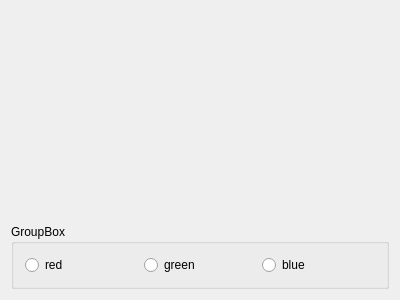
<?xml version="1.0" encoding="UTF-8"?>
<ui version="4.0">
 <class>Widget</class>
 <widget class="QWidget" name="Widget">
  <property name="geometry">
   <rect>
    <x>0</x>
    <y>0</y>
    <width>400</width>
    <height>300</height>
   </rect>
  </property>
  <property name="windowTitle">
   <string>Widget</string>
  </property>
  <layout class="QVBoxLayout" name="verticalLayout">
   <item>
    <spacer name="verticalSpacer">
     <property name="orientation">
      <enum>Qt::Vertical</enum>
     </property>
     <property name="sizeHint" stdset="0">
      <size>
       <width>20</width>
       <height>40</height>
      </size>
     </property>
    </spacer>
   </item>
   <item>
    <widget class="QGroupBox" name="groupBox">
     <property name="title">
      <string>GroupBox</string>
     </property>
     <layout class="QGridLayout" name="gridLayout_2">
      <item row="0" column="2">
       <widget class="QRadioButton" name="radioButton_green">
        <property name="text">
         <string>green</string>
        </property>
       </widget>
      </item>
      <item row="0" column="1">
       <widget class="QRadioButton" name="radioButton_red">
        <property name="text">
         <string>red</string>
        </property>
       </widget>
      </item>
      <item row="0" column="3">
       <widget class="QRadioButton" name="radioButton_blue">
        <property name="text">
         <string>blue</string>
        </property>
       </widget>
      </item>
     </layout>
    </widget>
   </item>
  </layout>
 </widget>
 <layoutdefault spacing="6" margin="11"/>
 <resources/>
 <connections/>
</ui>
